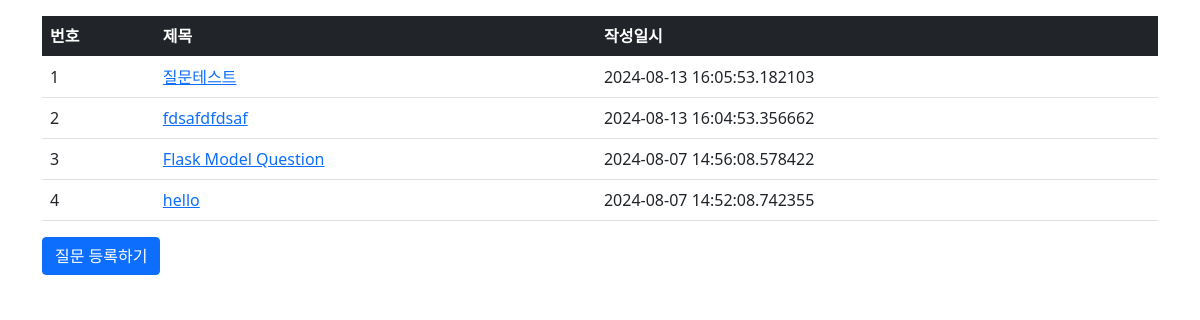
Page /question/list/ on the committed database.
### Board/models.py (models this page shows)
class Question(db.Model):
    id = db.Column(db.Integer, primary_key = True)
    subject = db.Column(db.String(200), nullable=False)
    content = db.Column(db.Text(), nullable=False)
    create_date = db.Column(db.DateTime(), nullable=False)

### Board/views/question_views.py (the view)
@bp.route('/list/')
def _list():
    question_list = Question.query.order_by(Question.create_date.desc())
    return render_template('question/question_list.html', question_list=question_list)

### Board/templates/question/question_list.html
{% extends 'base.html' %}
{% block content %}
<div class="container my-3">
    <table class="table">
        <thead>
            <tr class="table-dark">
                <th>번호</th>
                <th>제목</th>
                <th>작성일시</th>
            </tr>
        </thead>
        <tbody>
            {% if question_list %}
            {% for question in question_list %}
            <tr>
                <td>{{ loop.index }}</td>
                <td>
                    <a href="{{ url_for('question.detail', question_id=question.id) }}">{{ question.subject }}</a>
                </td>
                <td>{{ question.create_date }}</td>
            </tr>
            {% endfor %}
            {% else %}
            <tr>
                <td colspan="3">질문이 없습니다.</td>
            </tr>
            {% endif %}
        </tbody>
    </table>
    <a href="{{ url_for('question.create') }}" class="btn btn-primary">질문 등록하기</a>
</div>
{% endblock %}

### rows in the picture
Question: subject "질문테스트", create_date "2024-08-13 16:05:53.182103"
Question: subject "fdsafdfdsaf", create_date "2024-08-13 16:04:53.356662"
Question: subject "Flask Model Question", create_date "2024-08-07 14:56:08.578422"
Question: subject "hello", create_date "2024-08-07 14:52:08.742355"
